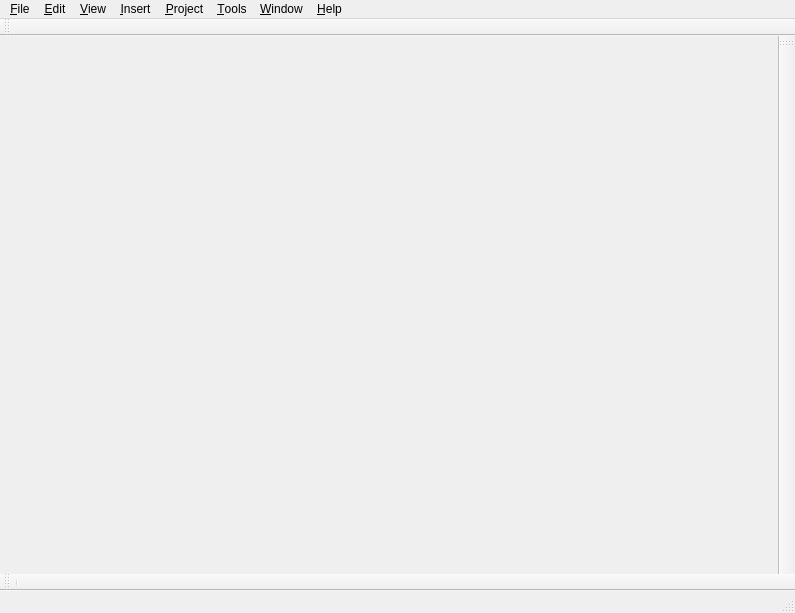
<?xml version="1.0" encoding="UTF-8"?>
<ui version="4.0">
 <class>MainWindow</class>
 <widget class="QMainWindow" name="MainWindow">
  <property name="geometry">
   <rect>
    <x>0</x>
    <y>0</y>
    <width>795</width>
    <height>613</height>
   </rect>
  </property>
  <property name="windowTitle">
   <string>MainWindow</string>
  </property>
  <widget class="QWidget" name="centralwidget">
   <layout class="QGridLayout" name="gridLayout_3"/>
  </widget>
  <widget class="QMenuBar" name="menubar">
   <property name="geometry">
    <rect>
     <x>0</x>
     <y>0</y>
     <width>795</width>
     <height>21</height>
    </rect>
   </property>
   <widget class="QMenu" name="menu_File">
    <property name="title">
     <string>&amp;File</string>
    </property>
    <addaction name="actionNew_project"/>
    <addaction name="actionOpen_project"/>
    <addaction name="actionImport_file"/>
    <addaction name="separator"/>
    <addaction name="actionSave_project"/>
    <addaction name="actionSave_project_as"/>
    <addaction name="separator"/>
    <addaction name="actionExit"/>
   </widget>
   <widget class="QMenu" name="menu_Edit">
    <property name="title">
     <string>&amp;Edit</string>
    </property>
   </widget>
   <widget class="QMenu" name="menu_View">
    <property name="title">
     <string>&amp;View</string>
    </property>
   </widget>
   <widget class="QMenu" name="menu_Insert">
    <property name="title">
     <string>&amp;Insert</string>
    </property>
   </widget>
   <widget class="QMenu" name="menu_Project">
    <property name="title">
     <string>&amp;Project</string>
    </property>
   </widget>
   <widget class="QMenu" name="menu_Tools">
    <property name="title">
     <string>&amp;Tools</string>
    </property>
   </widget>
   <widget class="QMenu" name="menu_Window">
    <property name="title">
     <string>&amp;Window</string>
    </property>
    <addaction name="action2D_window"/>
    <addaction name="action3D_window"/>
    <addaction name="actionWell_plot_window"/>
    <addaction name="actionWell_correlation_window"/>
    <addaction name="actionX_Y_plot_window"/>
    <addaction name="actionX_Y_Z_plot_window"/>
   </widget>
   <widget class="QMenu" name="menu_Help">
    <property name="title">
     <string>&amp;Help</string>
    </property>
    <addaction name="actionAbout"/>
   </widget>
   <addaction name="menu_File"/>
   <addaction name="menu_Edit"/>
   <addaction name="menu_View"/>
   <addaction name="menu_Insert"/>
   <addaction name="menu_Project"/>
   <addaction name="menu_Tools"/>
   <addaction name="menu_Window"/>
   <addaction name="menu_Help"/>
  </widget>
  <widget class="QStatusBar" name="statusbar"/>
  <widget class="QToolBar" name="toolBarTop">
   <property name="windowTitle">
    <string>toolBar</string>
   </property>
   <attribute name="toolBarArea">
    <enum>TopToolBarArea</enum>
   </attribute>
   <attribute name="toolBarBreak">
    <bool>false</bool>
   </attribute>
  </widget>
  <widget class="QToolBar" name="toolBarBottom">
   <property name="windowTitle">
    <string>toolBar_2</string>
   </property>
   <attribute name="toolBarArea">
    <enum>BottomToolBarArea</enum>
   </attribute>
   <attribute name="toolBarBreak">
    <bool>false</bool>
   </attribute>
   <addaction name="separator"/>
  </widget>
  <widget class="QToolBar" name="toolBarRHS">
   <property name="windowTitle">
    <string>toolBar_3</string>
   </property>
   <attribute name="toolBarArea">
    <enum>RightToolBarArea</enum>
   </attribute>
   <attribute name="toolBarBreak">
    <bool>false</bool>
   </attribute>
  </widget>
  <action name="actionNew_project">
   <property name="text">
    <string>New project</string>
   </property>
  </action>
  <action name="actionOpen_project">
   <property name="text">
    <string>Open project</string>
   </property>
  </action>
  <action name="actionImport_file">
   <property name="text">
    <string>Import file</string>
   </property>
  </action>
  <action name="actionSave_project">
   <property name="text">
    <string>Save project</string>
   </property>
  </action>
  <action name="actionSave_project_as">
   <property name="text">
    <string>Save project as</string>
   </property>
  </action>
  <action name="actionExit">
   <property name="text">
    <string>Exit</string>
   </property>
  </action>
  <action name="action2D_window">
   <property name="text">
    <string>2D window</string>
   </property>
  </action>
  <action name="action3D_window">
   <property name="text">
    <string>3D window</string>
   </property>
  </action>
  <action name="actionWell_plot_window">
   <property name="text">
    <string>Well plot window</string>
   </property>
  </action>
  <action name="actionWell_correlation_window">
   <property name="text">
    <string>Well correlation window</string>
   </property>
  </action>
  <action name="actionX_Y_plot_window">
   <property name="text">
    <string>X/Y plot window</string>
   </property>
  </action>
  <action name="actionX_Y_Z_plot_window">
   <property name="text">
    <string>X/Y/Z plot window</string>
   </property>
  </action>
  <action name="actionAbout">
   <property name="text">
    <string>About</string>
   </property>
  </action>
 </widget>
 <resources/>
 <connections/>
</ui>
